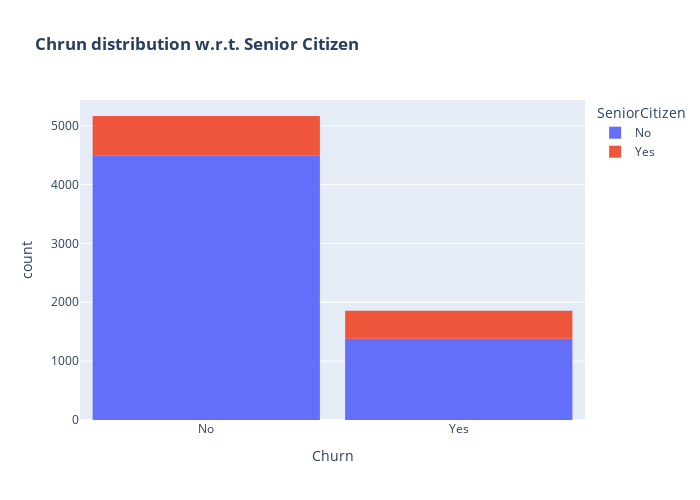

Notebook code for this chart:
### Markdown cell above
no partner are more churn

### Code cell
fig = px.histogram(df, x="Churn", color="SeniorCitizen", title="<b>Chrun distribution w.r.t. Senior Citizen</b>")
fig.update_layout(width=700, height=500, bargap=0.1)
fig.show()

### Figure 1 — Plotly figure (JSON) as saved in the notebook; plotly's stock layout.template omitted (floating-point values rounded to 4 significant figures; data arrays with more than 128 entries replaced by an {"elided": "..."} marker saying what was removed)
{"data": [{"bingroup": "x", "hovertemplate": "SeniorCitizen=No<br>Churn=%{x}<br>count=%{y}<extra></extra>", "legendgroup": "No", "marker": {"color": "#636efa", "pattern": {"shape": ""}}, "name": "No", "orientation": "v", "showlegend": true, "type": "histogram", "x": {"elided": "5880 str values"}, "xaxis": "x", "yaxis": "y"}, {"bingroup": "x", "hovertemplate": "SeniorCitizen=Yes<br>Churn=%{x}<br>count=%{y}<extra></extra>", "legendgroup": "Yes", "marker": {"color": "#EF553B", "pattern": {"shape": ""}}, "name": "Yes", "orientation": "v", "showlegend": true, "type": "histogram", "x": {"elided": "1141 str values"}, "xaxis": "x", "yaxis": "y"}], "layout": {"bargap": 0.1, "barmode": "relative", "height": 500, "legend": {"title": {"text": "SeniorCitizen"}, "tracegroupgap": 0}, "title": {"text": "<b>Chrun distribution w.r.t. Senior Citizen</b>"}, "width": 700, "xaxis": {"anchor": "y", "domain": [0, 1], "title": {"text": "Churn"}}, "yaxis": {"anchor": "x", "domain": [0, 1], "title": {"text": "count"}}}}
